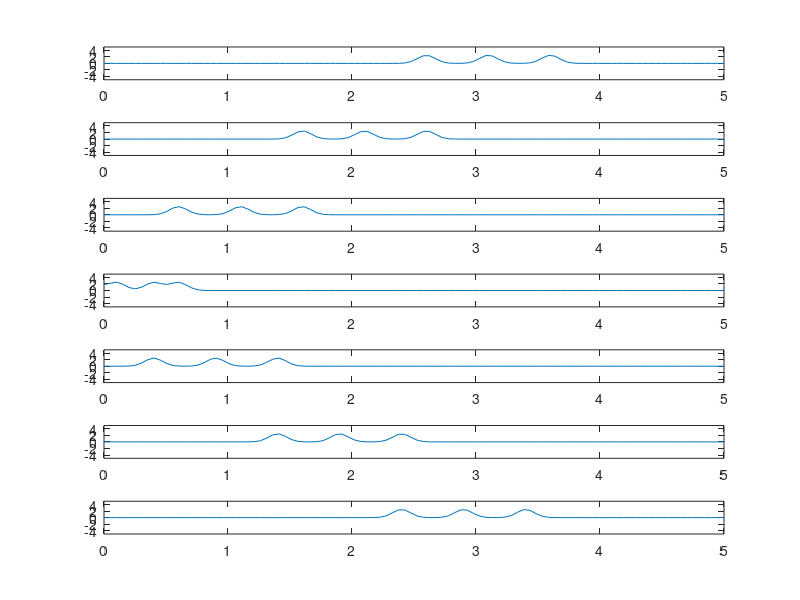

Reproduce this figure in MATLAB.
clc,clear,close all
load ./MatFiles3/Ex_3a_synthetic.mat
nt=length(t);
nr=length(xf);
for i=1:nr
   subplot(nr,1,i)
   plot(t,g(i,:))
   axis([0 5 -5 5])
end
